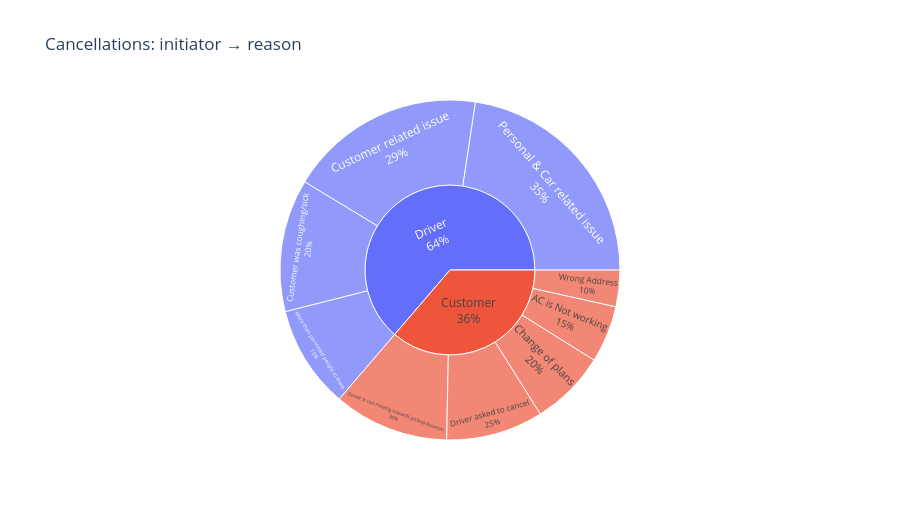

The cell this chart's notebook holds for it:
### Code cell
# Cancellations — who cancels and why
c = run("B4")
fig = px.sunburst(c, path=["Cancel_By", "Cancel_Reason"], values="cancellations",
                  title="Cancellations: initiator → reason", height=520)
fig.update_traces(textinfo="label+percent parent"); fig.show()

### Figure 1 — Plotly figure (JSON) as saved in the notebook; plotly's stock layout.template omitted (floating-point values rounded to 4 significant figures)
{"data": [{"branchvalues": "total", "domain": {"x": [0, 1], "y": [0, 1]}, "hovertemplate": "labels=%{label}<br>cancellations=%{value}<br>parent=%{parent}<br>id=%{id}<extra></extra>", "ids": ["Driver/Personal & Car related issue", "Driver/Customer related issue", "Driver/Customer was coughing/sick", "Customer/Driver is not moving towards pickup location", "Driver/More than permitted people in there", "Customer/Driver asked to cancel", "Customer/Change of plans", "Customer/AC is Not working", "Customer/Wrong Address", "Driver", "Customer"], "labels": ["Personal & Car related issue", "Customer related issue", "Customer was coughing/sick", "Driver is not moving towards pickup location", "More than permitted people in there", "Driver asked to cancel", "Change of plans", "AC is Not working", "Wrong Address", "Driver", "Customer"], "name": "", "parents": ["Driver", "Driver", "Driver", "Customer", "Driver", "Customer", "Customer", "Customer", "Customer", "", ""], "textinfo": "label+percent parent", "type": "sunburst", "values": [6542.0, 5413.0, 3654.0, 3175.0, 2825.0, 2670.0, 2081.0, 1568.0, 1005.0, 18430.0, 10500.0]}], "layout": {"height": 520, "legend": {"tracegroupgap": 0}, "title": {"text": "Cancellations: initiator → reason"}}}
